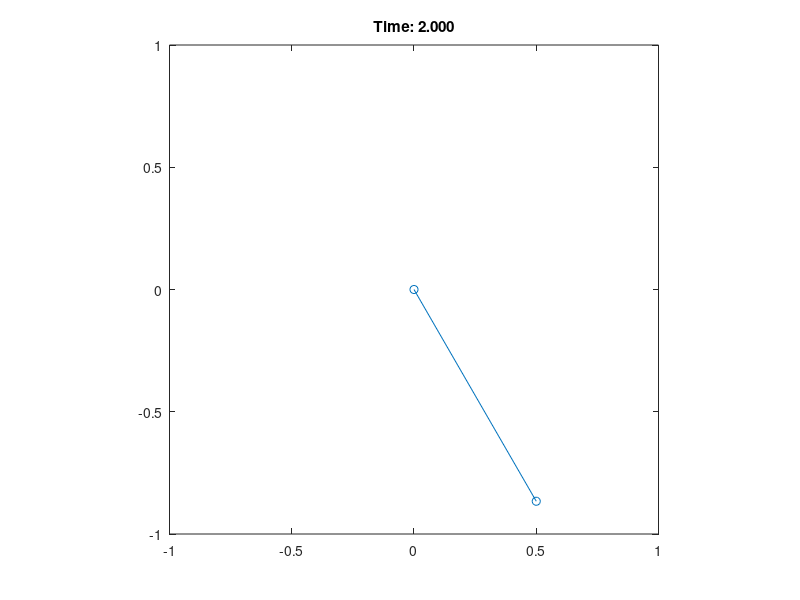

MATLAB code to generate this figure:
% pend_rk4.m
% Solve the nonlinear pendulum problem using RK4

% Clear memory and show only a few digits
clear all; format short;

% Initial conditions
theta1=30; % Initial angle in degrees
theta=theta1*pi/180;
x=[theta 0];
vel=0

% Time step, total integration time and number of time steps
tau=0.025; T=2;
nsteps=ceil(T/tau);

figure(1);
% Fourth-order Runge-Kutta integration
for n=1:nsteps
    
  % Time
  time(n)=(n-1)*tau;

  %Velocity Verlet
  accel=-4*pi^2*sin(theta);
  theta_next=theta+tau*vel+0.5*tau^2*accel;
  accel_next=-4*pi^2*sin(theta_next);
  vel_next=vel+0.5*tau*(accel+accel_next);
  
  
  vel=vel_next;
  accel=accel_next;
  theta=theta_next;
 
  % Co-ordinates of the pendulum bar
  xpend=[0  sin(x(1))];
  ypend=[0 -cos(x(1))];
  thetas(n)=x(1);
  
  % Animate the pendulum motion
  plot(xpend,ypend,'o-')
  title(['Time: ',num2str(time(n)+tau,'%5.3f')])
  axis equal
  axis([-1 1 -1 1])
  pause(0.05);
  drawnow;
end 
